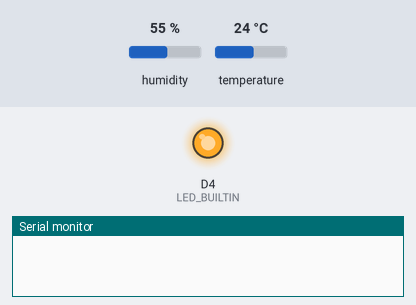
The sketch below on a simulated ESP8266 (NodeMCU). Parts: output pins drawn as LEDs (lit = HIGH, except the on-board LED, lit = LOW), the last lines printed to the serial monitor. The test bench sets the inputs (shaded band); at power-on: humidity 55 %, temperature 24 °C.

Above: at 1.0 s.
At 3.0 s:
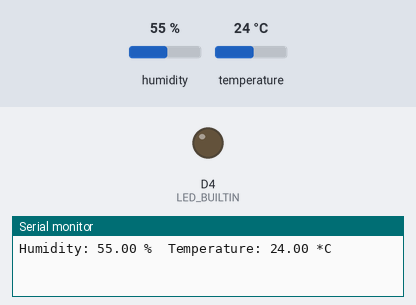
Timing chart, 0 to 5.3 s (numbered marks = the images above):
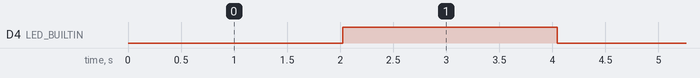

The sketch:

NodeNCU_dht11_test.ino
```cpp
//This example for use ESP8266 with Adafruit DHT11 library:
//https://github.com/adafruit/DHT-sensor-library
#include "DHT.h"
// connect data pin of DHT11 to D2 ESP8266 NodeMCU
#define DHTPIN D2

// Uncomment whatever type you're using!
#define DHTTYPE DHT11   // DHT 11
//#define DHTTYPE DHT22   // DHT 22  (AM2302), AM2321
//#define DHTTYPE DHT21   // DHT 21 (AM2301)

// Connect pin 1 (on the left) of the sensor to +5V
// NOTE: If using a board with 3.3V logic like an Arduino Due connect pin 1
// to 3.3V instead of 5V!
// Connect pin 2 of the sensor to whatever your DHTPIN is
// Connect pin 4 (on the right) of the sensor to GROUND
// Connect a 10K resistor from pin 2 (data) to pin 1 (power) of the sensor

DHT dht(DHTPIN, DHTTYPE);
bool led_status=false;

void setup() {
  pinMode(LED_BUILTIN, OUTPUT);
  Serial.begin(115200);
  dht.begin();
}

void loop() {
  delay(2000);
  led_status=!led_status;

  float h = dht.readHumidity();     // get humidity
  float t = dht.readTemperature();  // get temperature
  if ( !isnan(h) && !isnan(t)) {
      Serial.print("Humidity: ");
      Serial.print(h);
      Serial.print(" %  Temperature: ");
      Serial.print(t);
      Serial.println(" *C ");
  }
  digitalWrite(LED_BUILTIN,led_status);
}
```

Measured:
- by itself, D4 (LED_BUILTIN): alternates HIGH for 2.0 s and LOW for 2.0 s
